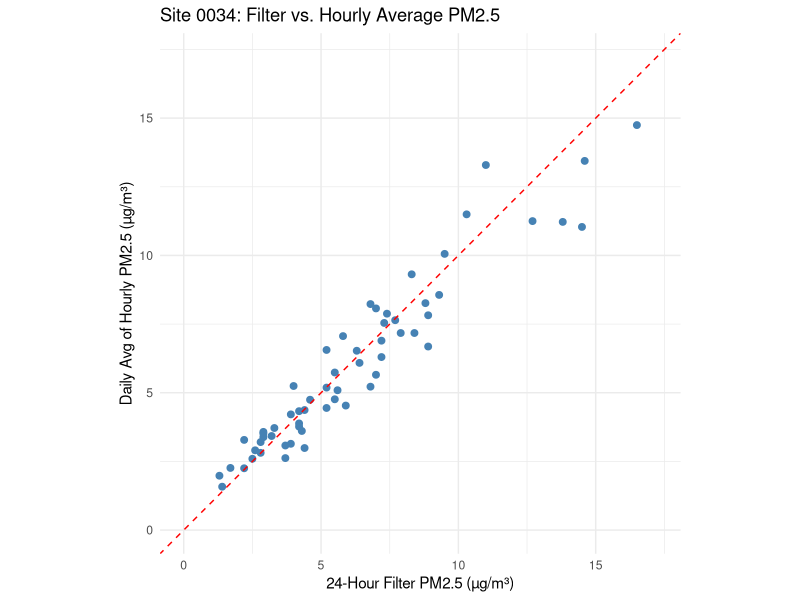
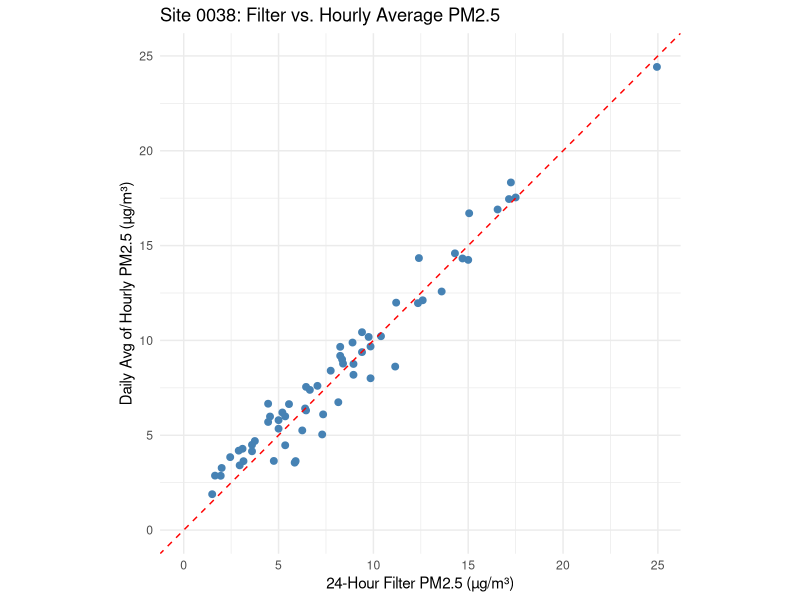
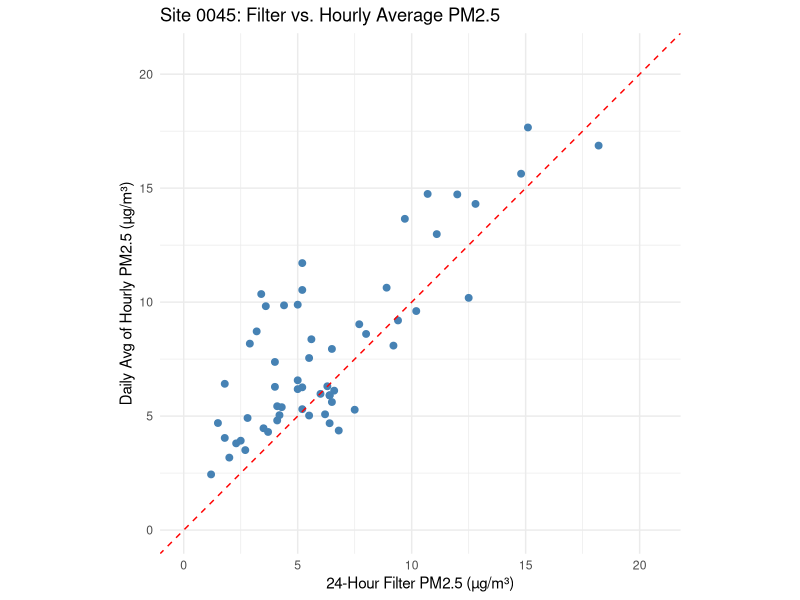
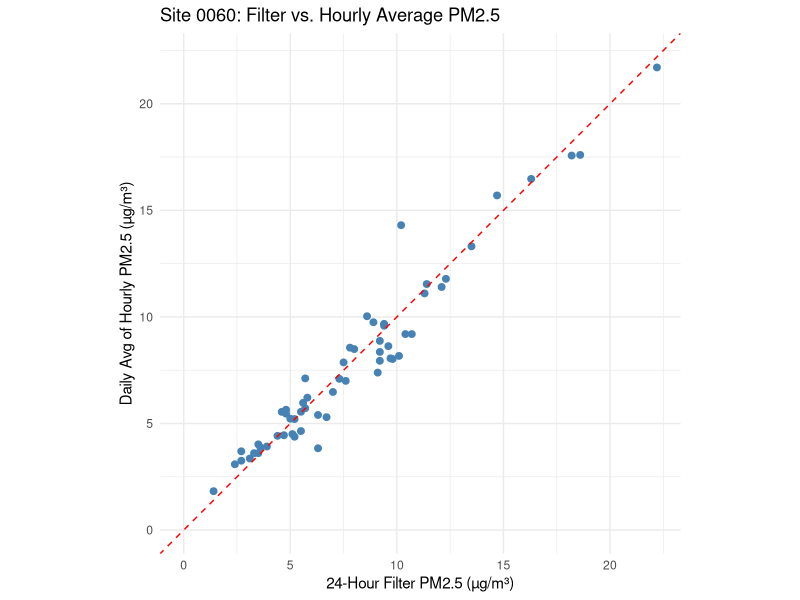
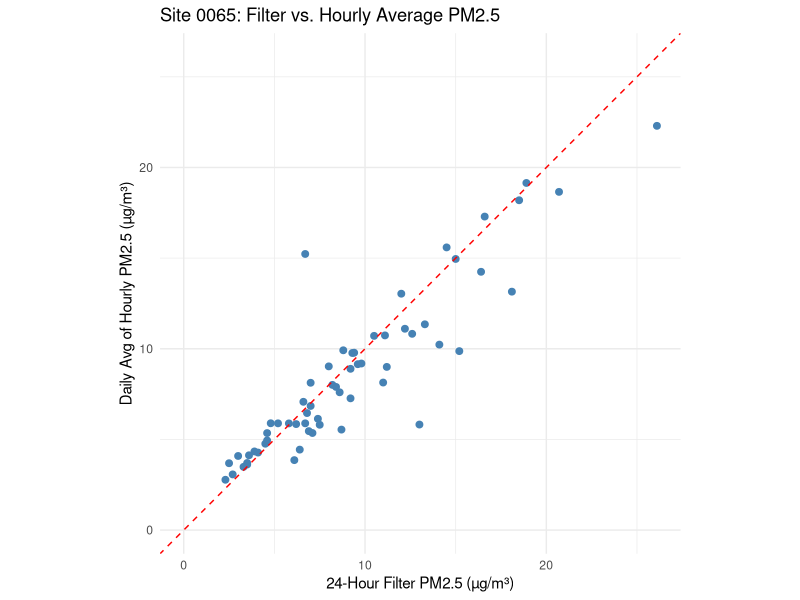
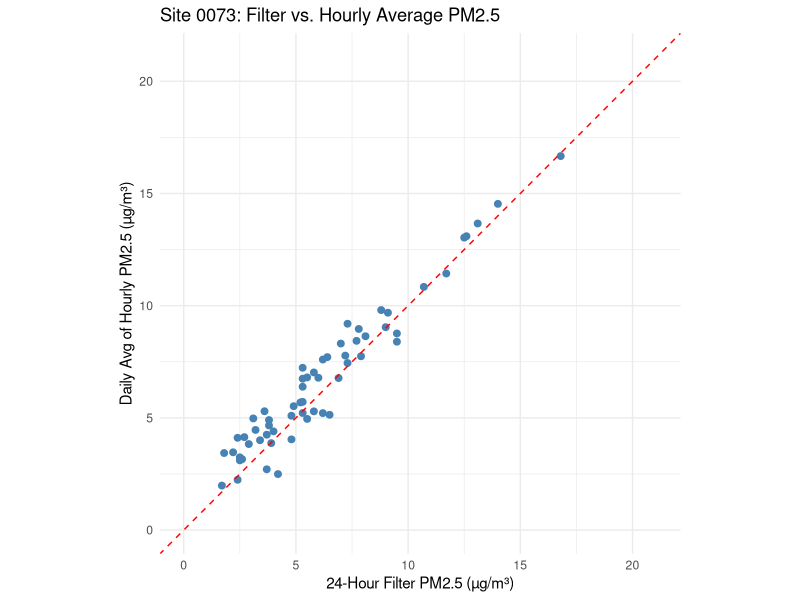
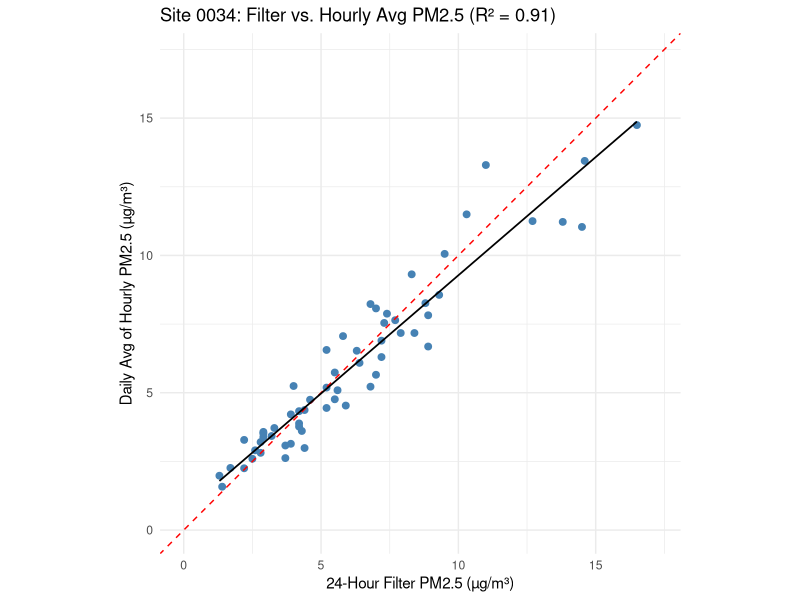
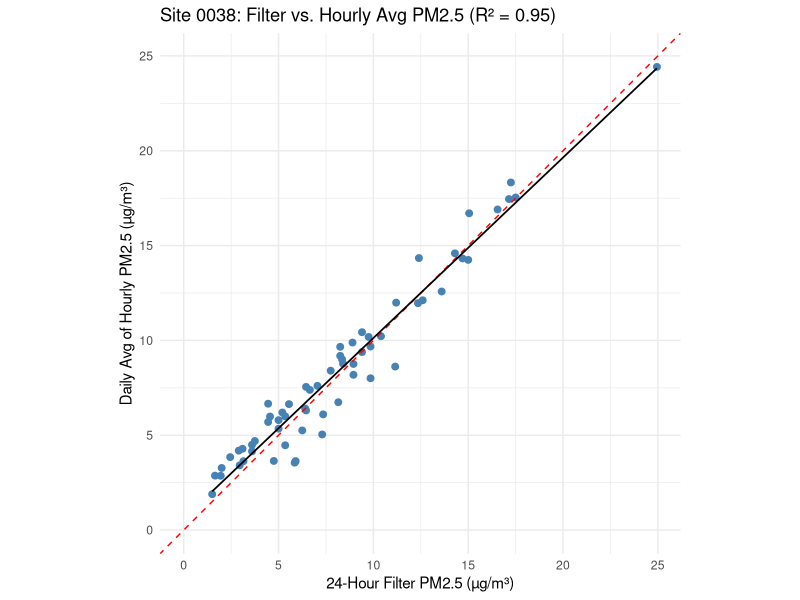

Write the R code that produced these figures, in order. (Note: this script raises an error after producing the figures.)
## ---- chunk 1
knitr::opts_chunk$set(echo = TRUE)
## ---- chunk 2
# Load required library
library(readr)
library(dplyr)

# Step 1: Read in Site 0034 
df_0034 <- read_csv("epa_pm25_site_0034.csv")

# Preview structure
glimpse(df_0034)

# Select only 24-hour data
df_0034_24hr <- df_0034 %>%
  filter(sample_duration == "24 HOUR") %>%
  select(date_local, sample_measurement) %>%
  rename(PM25_0034F = sample_measurement)

# Preview
head(df_0034_24hr)

# Average duplicate entries by date
df_0034_24hr <- df_0034_24hr %>%
  group_by(date_local) %>%
  summarise(PM25_0034F = mean(PM25_0034F, na.rm = TRUE), .groups = "drop")

# Select only 1-hour data
df_0034_1hr <- df_0034 %>%
  filter(sample_duration == "1 HOUR") %>%
  select(date_local, time_local, sample_measurement) %>%
  rename(PM25_0034H = sample_measurement)

head(df_0034_1hr)

# Daily averages from the 1-hour data
df_0034_1hr_avg <- df_0034_1hr %>%
  group_by(date_local) %>%
  summarise(PM25_0034H = mean(PM25_0034H, na.rm = TRUE), .groups = "drop")

## ---- chunk 3
# Load required library
library(readr)
library(dplyr)

# Step 1: Read in Site 0038
df_0038 <- read_csv("epa_pm25_site_0038.csv")

# Preview structure
glimpse(df_0038)

# Filter only 24-hour data
df_0038_24hr <- df_0038 %>%
  filter(sample_duration == "24 HOUR") %>%
  select(date_local, sample_measurement) %>%
  rename(PM25_0038F = sample_measurement)

# Preview
head(df_0038_24hr)

# Average duplicate entries by date
df_0038_24hr <- df_0038 %>%
  filter(sample_duration == "24 HOUR") %>%
  select(date_local, sample_measurement) %>%
  rename(PM25_0038F = sample_measurement) %>%
  group_by(date_local) %>%
  summarise(PM25_0038F = mean(PM25_0038F, na.rm = TRUE), .groups = "drop")

# Filter only 1-hour data
df_0038_1hr <- df_0038 %>%
  filter(sample_duration == "1 HOUR") %>%
  select(date_local, time_local, sample_measurement) %>%
  rename(PM25_0038H = sample_measurement)

head(df_0038_1hr)

# Daily averages from the 1-hour data
df_0038_1hr_avg <- df_0038_1hr %>%
  group_by(date_local) %>%
  summarise(PM25_0038H = mean(PM25_0038H, na.rm = TRUE), .groups = "drop")
## ---- chunk 4

# Load required library
library(readr)
library(dplyr)

# Read in Site 0045
df_0045 <- read_csv("epa_pm25_site_0045.csv")

# Preview structure
glimpse(df_0045)

# Filter only 24-hour data
df_0045_24hr <- df_0045 %>%
  filter(sample_duration == "24 HOUR") %>%
  select(date_local, sample_measurement) %>%
  rename(PM25_0045F = sample_measurement)

head(df_0045_24hr)

# Average duplicate entries by date
df_0045_24hr <- df_0045 %>%
  filter(sample_duration == "24 HOUR") %>%
  select(date_local, sample_measurement) %>%
  rename(PM25_0045F = sample_measurement) %>%
  group_by(date_local) %>%
  summarise(PM25_0045F = mean(PM25_0045F, na.rm = TRUE), .groups = "drop")

# Filter only 1-hour data
df_0045_1hr <- df_0045 %>%
  filter(sample_duration == "1 HOUR") %>%
  select(date_local, time_local, sample_measurement) %>%
  rename(PM25_0045H = sample_measurement)

head(df_0045_1hr)

# Daily averages from the 1-hour data
df_0045_1hr_avg <- df_0045_1hr %>%
  group_by(date_local) %>%
  summarise(PM25_0045H = mean(PM25_0045H, na.rm = TRUE), .groups = "drop")
## ---- chunk 5
# Load required library
library(readr)
library(dplyr)

# Step 1: Read in Site 0060 separately
df_0060 <- read_csv("epa_pm25_site_0060.csv")

# Preview structure
glimpse(df_0060)

# Filter only 24-hour data
df_0060_24hr <- df_0060 %>%
  filter(sample_duration == "24 HOUR") %>%
  select(date_local, sample_measurement) %>%
  rename(PM25_0060F = sample_measurement)

head(df_0060_24hr)

# Average duplicate entries by date
df_0060_24hr <- df_0060 %>%
  filter(sample_duration == "24 HOUR") %>%
  select(date_local, sample_measurement) %>%
  rename(PM25_0060F = sample_measurement) %>%
  group_by(date_local) %>%
  summarise(PM25_0060F = mean(PM25_0060F, na.rm = TRUE), .groups = "drop")

# Filter only 1-hour data
df_0060_1hr <- df_0060 %>%
  filter(sample_duration == "1 HOUR") %>%
  select(date_local, time_local, sample_measurement) %>%
  rename(PM25_0060H = sample_measurement)

head(df_0060_1hr)

# Daily averages from the 1-hour data
df_0060_1hr_avg <- df_0060_1hr %>%
  group_by(date_local) %>%
  summarise(PM25_0060H = mean(PM25_0060H, na.rm = TRUE), .groups = "drop")
## ---- chunk 6
# Load required library
library(readr)
library(dplyr)

# Step 1: Read in Site 0065 separately
df_0065 <- read_csv("epa_pm25_site_0065.csv")

# Preview structure
glimpse(df_0065)

# Filter only 24-hour data
df_0065_24hr <- df_0065 %>%
  filter(sample_duration == "24 HOUR") %>%
  select(date_local, sample_measurement) %>%
  rename(PM25_0065F = sample_measurement)

head(df_0065_24hr)

# Average duplicate entries by date

df_0065_24hr <- df_0065 %>%
  filter(sample_duration == "24 HOUR") %>%
  select(date_local, sample_measurement) %>%
  rename(PM25_0065F = sample_measurement) %>%
  group_by(date_local) %>%
  summarise(PM25_0065F = mean(PM25_0065F, na.rm = TRUE), .groups = "drop")

# Filter only 1-hour data
df_0065_1hr <- df_0065 %>%
  filter(sample_duration == "1 HOUR") %>%
  select(date_local, time_local, sample_measurement) %>%
  rename(PM25_0065H = sample_measurement)

head(df_0065_1hr)

# Daily averages from the 1-hour data
df_0065_1hr_avg <- df_0065_1hr %>%
  group_by(date_local) %>%
  summarise(PM25_0065H = mean(PM25_0065H, na.rm = TRUE), .groups = "drop")
## ---- chunk 7
# Load required library
library(readr)
library(dplyr)

# Read in Site 0073
df_0073 <- read_csv("epa_pm25_site_0073.csv")

# Preview structure
glimpse(df_0073)

# Filter only 24-hour data
df_0073_24hr <- df_0073 %>%
  filter(sample_duration == "24 HOUR") %>%
  select(date_local, sample_measurement) %>%
  rename(PM25_0073F = sample_measurement)

head(df_0073_24hr)

# Average duplicate entries by date

df_0073_24hr <- df_0073 %>%
  filter(sample_duration == "24 HOUR") %>%
  select(date_local, sample_measurement) %>%
  rename(PM25_0073F = sample_measurement) %>%
  group_by(date_local) %>%
  summarise(PM25_0073F = mean(PM25_0073F, na.rm = TRUE), .groups = "drop")

# Filter only 1-hour data
df_0073_1hr <- df_0073 %>%
  filter(sample_duration == "1 HOUR") %>%
  select(date_local, time_local, sample_measurement) %>%
  rename(PM25_0073H = sample_measurement)

head(df_0073_1hr)

# Daily averages from the 1-hour data
df_0073_1hr_avg <- df_0073_1hr %>%
  group_by(date_local) %>%
  summarise(PM25_0073H = mean(PM25_0073H, na.rm = TRUE), .groups = "drop")


## ---- chunk 8
library(purrr)
library(purrr)  # <-- add this if not already loaded

df_filter_all <- reduce(
  list(df_0034_24hr, df_0038_24hr, df_0045_24hr, df_0060_24hr, df_0065_24hr, df_0073_24hr),
  full_join,
  by = "date_local"
)

head(df_filter_all)
## ---- chunk 9
df_hourly_all <- reduce(
  list(df_0034_1hr_avg, df_0038_1hr_avg, df_0045_1hr_avg, df_0060_1hr_avg, df_0065_1hr_avg, df_0073_1hr_avg),
  full_join,
  by = "date_local"
)

head(df_hourly_all)
## ---- chunk 10
library(dplyr)
library(tibble)
library(purrr)

# Replace with the actual full date range in your data
all_dates <- tibble(date_local = seq.Date(
  from = as.Date("2024-11-01"),
  to = as.Date("2025-05-31"),
  by = "day"
))

# Site 0034
df_0034_24hr_full <- left_join(all_dates, df_0034_24hr, by = "date_local")
df_0034_1hr_full  <- left_join(all_dates, df_0034_1hr,  by = "date_local")

# Site 0038
df_0038_24hr_full <- left_join(all_dates, df_0038_24hr, by = "date_local")
df_0038_1hr_full  <- left_join(all_dates, df_0038_1hr,  by = "date_local")

# Site 0045
df_0045_24hr_full <- left_join(all_dates, df_0045_24hr, by = "date_local")
df_0045_1hr_full  <- left_join(all_dates, df_0045_1hr,  by = "date_local")

# Site 0060
df_0060_24hr_full <- left_join(all_dates, df_0060_24hr, by = "date_local")
df_0060_1hr_full  <- left_join(all_dates, df_0060_1hr,  by = "date_local")

# Site 0065
df_0065_24hr_full <- left_join(all_dates, df_0065_24hr, by = "date_local")
df_0065_1hr_full  <- left_join(all_dates, df_0065_1hr,  by = "date_local")

# Site 0073
df_0073_24hr_full <- left_join(all_dates, df_0073_24hr, by = "date_local")
df_0073_1hr_full  <- left_join(all_dates, df_0073_1hr,  by = "date_local")


## ---- chunk 11

library(dplyr)

df_combined <- all_dates %>%
  left_join(df_0034_24hr,    by = "date_local") %>%
  left_join(df_0034_1hr_avg, by = "date_local") %>%
  left_join(df_0038_24hr,    by = "date_local") %>%
  left_join(df_0038_1hr_avg, by = "date_local") %>%
  left_join(df_0045_24hr,    by = "date_local") %>%
  left_join(df_0045_1hr_avg, by = "date_local") %>%
  left_join(df_0060_24hr,    by = "date_local") %>%
  left_join(df_0060_1hr_avg, by = "date_local") %>%
  left_join(df_0065_24hr,    by = "date_local") %>%
  left_join(df_0065_1hr_avg, by = "date_local") %>%
  left_join(df_0073_24hr,    by = "date_local") %>%
  left_join(df_0073_1hr_avg, by = "date_local")

# result
glimpse(df_combined)
summary(df_combined)
  
## ---- chunk 12
library(ggplot2)

# Plot for Site 0034
ggplot(df_combined, aes(x = PM25_0034F, y = PM25_0034H)) +
  geom_point(color = "steelblue", size = 2) +
  geom_abline(slope = 1, intercept = 0, linetype = "dashed", color = "red") +
  labs(
    title = "Site 0034: Filter vs. Hourly Average PM2.5",
    x = "24-Hour Filter PM2.5 (µg/m³)",
    y = "Daily Avg of Hourly PM2.5 (µg/m³)"
  ) +
  coord_fixed() +
  scale_x_continuous(limits = c(0, max(df_combined$PM25_0034F, df_combined$PM25_0034H, na.rm = TRUE))) +
  scale_y_continuous(limits = c(0, max(df_combined$PM25_0034F, df_combined$PM25_0034H, na.rm = TRUE))) +
  theme_minimal()

# Plot for Site 0038
ggplot(df_combined, aes(x = PM25_0038F, y = PM25_0038H)) +
  geom_point(color = "steelblue", size = 2) +
  geom_abline(slope = 1, intercept = 0, linetype = "dashed", color = "red") +
  labs(
    title = "Site 0038: Filter vs. Hourly Average PM2.5",
    x = "24-Hour Filter PM2.5 (µg/m³)",
    y = "Daily Avg of Hourly PM2.5 (µg/m³)"
  ) +
  coord_fixed() +
  scale_x_continuous(limits = c(0, max(df_combined$PM25_0038F, df_combined$PM25_0038H, na.rm = TRUE))) +
  scale_y_continuous(limits = c(0, max(df_combined$PM25_0038F, df_combined$PM25_0038H, na.rm = TRUE))) +
  theme_minimal()

# Plot for Site 0045
ggplot(df_combined, aes(x = PM25_0045F, y = PM25_0045H)) +
  geom_point(color = "steelblue", size = 2) +
  geom_abline(slope = 1, intercept = 0, linetype = "dashed", color = "red") +
  labs(
    title = "Site 0045: Filter vs. Hourly Average PM2.5",
    x = "24-Hour Filter PM2.5 (µg/m³)",
    y = "Daily Avg of Hourly PM2.5 (µg/m³)"
  ) +
  coord_fixed() +
  scale_x_continuous(limits = c(0, max(df_combined$PM25_0045F, df_combined$PM25_0045H, na.rm = TRUE))) +
  scale_y_continuous(limits = c(0, max(df_combined$PM25_0045F, df_combined$PM25_0045H, na.rm = TRUE))) +
  theme_minimal()

# Plot for Site 0060
ggplot(df_combined, aes(x = PM25_0060F, y = PM25_0060H)) +
  geom_point(color = "steelblue", size = 2) +
  geom_abline(slope = 1, intercept = 0, linetype = "dashed", color = "red") +
  labs(
    title = "Site 0060: Filter vs. Hourly Average PM2.5",
    x = "24-Hour Filter PM2.5 (µg/m³)",
    y = "Daily Avg of Hourly PM2.5 (µg/m³)"
  ) +
  coord_fixed() +
  scale_x_continuous(limits = c(0, max(df_combined$PM25_0060F, df_combined$PM25_0060H, na.rm = TRUE))) +
  scale_y_continuous(limits = c(0, max(df_combined$PM25_0060F, df_combined$PM25_0060H, na.rm = TRUE))) +
  theme_minimal()

# Plot for Site 0065
ggplot(df_combined, aes(x = PM25_0065F, y = PM25_0065H)) +
  geom_point(color = "steelblue", size = 2) +
  geom_abline(slope = 1, intercept = 0, linetype = "dashed", color = "red") +
  labs(
    title = "Site 0065: Filter vs. Hourly Average PM2.5",
    x = "24-Hour Filter PM2.5 (µg/m³)",
    y = "Daily Avg of Hourly PM2.5 (µg/m³)"
  ) +
  coord_fixed() +
  scale_x_continuous(limits = c(0, max(df_combined$PM25_0065F, df_combined$PM25_0065H, na.rm = TRUE))) +
  scale_y_continuous(limits = c(0, max(df_combined$PM25_0065F, df_combined$PM25_0065H, na.rm = TRUE))) +
  theme_minimal()

# Plot for Site 0073
ggplot(df_combined, aes(x = PM25_0073F, y = PM25_0073H)) +
  geom_point(color = "steelblue", size = 2) +
  geom_abline(slope = 1, intercept = 0, linetype = "dashed", color = "red") +
  labs(
    title = "Site 0073: Filter vs. Hourly Average PM2.5",
    x = "24-Hour Filter PM2.5 (µg/m³)",
    y = "Daily Avg of Hourly PM2.5 (µg/m³)"
  ) +
  coord_fixed() +
  scale_x_continuous(limits = c(0, max(df_combined$PM25_0073F, df_combined$PM25_0073H, na.rm = TRUE))) +
  scale_y_continuous(limits = c(0, max(df_combined$PM25_0073F, df_combined$PM25_0073H, na.rm = TRUE))) +
  theme_minimal()
## ---- chunk 13
library(ggplot2)

# Calculate R² for Site 0034
r_squared_0034 <- summary(lm(PM25_0034H ~ PM25_0034F, data = df_combined))$r.squared

ggplot(df_combined, aes(x = PM25_0034F, y = PM25_0034H)) +
  geom_point(color = "steelblue", size = 2) +
  geom_abline(slope = 1, intercept = 0, linetype = "dashed", color = "red") +
  geom_smooth(method = "lm", se = FALSE, color = "black", linewidth = 0.6) +
  labs(
    title = paste0("Site 0034: Filter vs. Hourly Avg PM2.5 (R² = ", round(r_squared_0034, 2), ")"),
    x = "24-Hour Filter PM2.5 (µg/m³)",
    y = "Daily Avg of Hourly PM2.5 (µg/m³)"
  ) +
  coord_fixed() +
  scale_x_continuous(limits = c(0, max(df_combined$PM25_0034F, df_combined$PM25_0034H, na.rm = TRUE))) +
  scale_y_continuous(limits = c(0, max(df_combined$PM25_0034F, df_combined$PM25_0034H, na.rm = TRUE))) +
  theme_minimal()

# Calculate R² for Site 0038
r_squared_0038 <- summary(lm(PM25_0038H ~ PM25_0038F, data = df_combined))$r.squared

ggplot(df_combined, aes(x = PM25_0038F, y = PM25_0038H)) +
  geom_point(color = "steelblue", size = 2) +
  geom_abline(slope = 1, intercept = 0, linetype = "dashed", color = "red") +
  geom_smooth(method = "lm", se = FALSE, color = "black", linewidth = 0.6) +
  labs(
    title = paste0("Site 0038: Filter vs. Hourly Avg PM2.5 (R² = ", round(r_squared_0038, 2), ")"),
    x = "24-Hour Filter PM2.5 (µg/m³)",
    y = "Daily Avg of Hourly PM2.5 (µg/m³)"
  ) +
  coord_fixed() +
  scale_x_continuous(limits = c(0, max(df_combined$PM25_0038F, df_combined$PM25_0038H, na.rm = TRUE))) +
  scale_y_continuous(limits = c(0, max(df_combined$PM25_0038F, df_combined$PM25_0038H, na.rm = TRUE))) +
  theme_minimal()

# Calculate R² for Site 0045
r_squared_0045 <- summary(lm(PM25_0045H ~ PM25_0045F, data = df_combined))$r.squared

ggplot(df_combined, aes(x = PM25_0045F, y = PM25_0045H)) +
  geom_point(color = "steelblue", size = 2) +
  geom_abline(slope = 1, intercept = 0, linetype = "dashed", color = "red") +
  geom_smooth(method = "lm", se = FALSE, color = "black", linewidth = 0.6) +
  labs(
    title = paste0("Site 0045: Filter vs. Hourly Avg PM2.5 (R² = ", round(r_squared_0045, 2), ")"),
    x = "24-Hour Filter PM2.5 (µg/m³)",
    y = "Daily Avg of Hourly PM2.5 (µg/m³)"
  ) +
  coord_fixed() +
  scale_x_continuous(limits = c(0, max(df_combined$PM25_0045F, df_combined$PM25_0045H, na.rm = TRUE))) +
  scale_y_continuous(limits = c(0, max(df_combined$PM25_0045F, df_combined$PM25_0045H, na.rm = TRUE))) +
  theme_minimal()

# Calculate R² for Site 0060
r_squared_0060 <- summary(lm(PM25_0060H ~ PM25_0060F, data = df_combined))$r.squared

ggplot(df_combined, aes(x = PM25_0060F, y = PM25_0060H)) +
  geom_point(color = "steelblue", size = 2) +
  geom_abline(slope = 1, intercept = 0, linetype = "dashed", color = "red") +
  geom_smooth(method = "lm", se = FALSE, color = "black", linewidth = 0.6) +
  labs(
    title = paste0("Site 0060: Filter vs. Hourly Avg PM2.5 (R² = ", round(r_squared_0060, 2), ")"),
    x = "24-Hour Filter PM2.5 (µg/m³)",
    y = "Daily Avg of Hourly PM2.5 (µg/m³)"
  ) +
  coord_fixed() +
  scale_x_continuous(limits = c(0, max(df_combined$PM25_0060F, df_combined$PM25_0060H, na.rm = TRUE))) +
  scale_y_continuous(limits = c(0, max(df_combined$PM25_0060F, df_combined$PM25_0060H, na.rm = TRUE))) +
  theme_minimal()

# Calculate R² for Site 0065
r_squared_0065 <- summary(lm(PM25_0065H ~ PM25_0065F, data = df_combined))$r.squared

ggplot(df_combined, aes(x = PM25_0065F, y = PM25_0065H)) +
  geom_point(color = "steelblue", size = 2) +
  geom_abline(slope = 1, intercept = 0, linetype = "dashed", color = "red") +
  geom_smooth(method = "lm", se = FALSE, color = "black", linewidth = 0.6) +
  labs(
    title = paste0("Site 0065: Filter vs. Hourly Avg PM2.5 (R² = ", round(r_squared_0065, 2), ")"),
    x = "24-Hour Filter PM2.5 (µg/m³)",
    y = "Daily Avg of Hourly PM2.5 (µg/m³)"
  ) +
  coord_fixed() +
  scale_x_continuous(limits = c(0, max(df_combined$PM25_0065F, df_combined$PM25_0065H, na.rm = TRUE))) +
  scale_y_continuous(limits = c(0, max(df_combined$PM25_0065F, df_combined$PM25_0065H, na.rm = TRUE))) +
  theme_minimal()

# Calculate R² for Site 0073
r_squared_0073 <- summary(lm(PM25_0073H ~ PM25_0073F, data = df_combined))$r.squared

ggplot(df_combined, aes(x = PM25_0073F, y = PM25_0073H)) +
  geom_point(color = "steelblue", size = 2) +
  geom_abline(slope = 1, intercept = 0, linetype = "dashed", color = "red") +
  geom_smooth(method = "lm", se = FALSE, color = "black", linewidth = 0.6) +
  labs(
    title = paste0("Site 0073: Hourly Avg PM2.5  vs. Filter (R² = ", round(r_squared_0073, 2), ")"),
    x = "24-Hour Filter PM2.5 (µg/m³)",
    y = "Daily Avg of Hourly PM2.5 (µg/m³)"
  ) +
  coord_fixed() +
  scale_x_continuous(limits = c(0, max(df_combined$PM25_0073F, df_combined$PM25_0073H, na.rm = TRUE))) +
  scale_y_continuous(limits = c(0, max(df_combined$PM25_0073F, df_combined$PM25_0073H, na.rm = TRUE))) +
  theme_minimal()

## ---- chunk 14
# Combine all 24-hour filter data
df_combined_24hr <- all_dates %>%
  left_join(df_0034_24hr, by = "date_local") %>%
  left_join(df_0038_24hr, by = "date_local") %>%
  left_join(df_0045_24hr, by = "date_local") %>%
  left_join(df_0060_24hr, by = "date_local") %>%
  left_join(df_0065_24hr, by = "date_local") %>%
  left_join(df_0073_24hr, by = "date_local")
## ---- chunk 15
library(dplyr)
library(tidyr)
library(stringr)
library(purrr)

# Step 1: Get only filter PM columns
filter_columns <- names(df_combined_24hr)[str_detect(names(df_combined_24hr), "_F")]

# Step 2: All unique site pairs (including self-pairs)
site_pairs <- expand.grid(Site1 = filter_columns, Site2 = filter_columns, stringsAsFactors = FALSE) %>%
  filter(Site1 <= Site2)

# Step 3: R2 calculation function
get_r2 <- function(col1, col2, data) {
  df_pair <- data %>%
    select(all_of(c(col1, col2))) %>%
    drop_na()
  if (nrow(df_pair) < 2) return(NA)
  summary(lm(df_pair[[col2]] ~ df_pair[[col1]]))$r.squared
}

# Step 4: Compute R2 values for all pairs
r2_table <- map2_dfr(site_pairs$Site1, site_pairs$Site2, function(c1, c2) {
  tibble(
    Site1 = str_remove(c1, "PM25_") %>% str_remove("F"),
    Site2 = str_remove(c2, "PM25_") %>% str_remove("F"),
    R2 = get_r2(c1, c2, df_combined_24hr)
  )
})

# Step 5: Merge with distance data
r2_with_distance <- left_join(r2_table, site_distances, by = c("Site1", "Site2"))

# View final merged table
print(r2_with_distance)

## ---- chunk 16
# Load libraries
library(dplyr)
library(geosphere)  # For distHaversine
library(tidyr)

# Create a dataframe with site IDs and their coordinates
site_coords <- data.frame(
  Site = c("0034", "0038", "0045", "0060", "0065", "0073"),
  Latitude = c(mean(df_0034$latitude, na.rm = TRUE),
               mean(df_0038$latitude, na.rm = TRUE),
               mean(df_0045$latitude, na.rm = TRUE),
               mean(df_0060$latitude, na.rm = TRUE),
               mean(df_0065$latitude, na.rm = TRUE),
               mean(df_0073$latitude, na.rm = TRUE)),
  Longitude = c(mean(df_0034$longitude, na.rm = TRUE),
                mean(df_0038$longitude, na.rm = TRUE),
                mean(df_0045$longitude, na.rm = TRUE),
                mean(df_0060$longitude, na.rm = TRUE),
                mean(df_0065$longitude, na.rm = TRUE),
                mean(df_0073$longitude, na.rm = TRUE))
)

# Create a distance matrix (in km) using geosphere::distHaversine
distance_matrix <- outer(
  1:nrow(site_coords), 
  1:nrow(site_coords), 
  Vectorize(function(i, j) {
    distHaversine(site_coords[i, c("Longitude", "Latitude")], 
                  site_coords[j, c("Longitude", "Latitude")]) / 1000  # Convert to km
  })
)

# Add row and column names
rownames(distance_matrix) <- site_coords$Site
colnames(distance_matrix) <- site_coords$Site

# Convert to long format (including self-pairs)
site_distances <- as.data.frame(as.table(distance_matrix)) %>%
  rename(Site1 = Var1, Site2 = Var2, Distance_km = Freq) %>%
  mutate(
    Site1 = as.character(Site1),
    Site2 = as.character(Site2)
  )

# View result
print(site_distances)
## ---- chunk 17
library(ggplot2)
library(dplyr)

# Loop over each site and create a separate plot
unique_sites <- unique(c(r2_vs_distance$Site1, r2_vs_distance$Site2))

for (this_site in unique_sites) {
  # Filter R² values where the site is involved
  plot_data <- r2_vs_distance %>%
    filter(Site1 == this_site | Site2 == this_site) %>%
    mutate(
      OtherSite = ifelse(Site1 == this_site, Site2, Site1)
    )

  # Plot
  p <- ggplot(plot_data, aes(x = Distance_km, y = R2, label = OtherSite)) +
    geom_point(color = "steelblue", size = 3) +
    geom_text(vjust = -0.8, size = 3) +
    geom_smooth(method = "lm", se = FALSE, linetype = "dashed", color = "red") +
    labs(
      title = paste("R² vs. Distance: Site", this_site),
      x = "Distance to Other Site (km)",
      y = paste("R² with Site", this_site)
    ) +
    theme_minimal()

  print(p)  # show the plot
}

## ---- chunk 18
